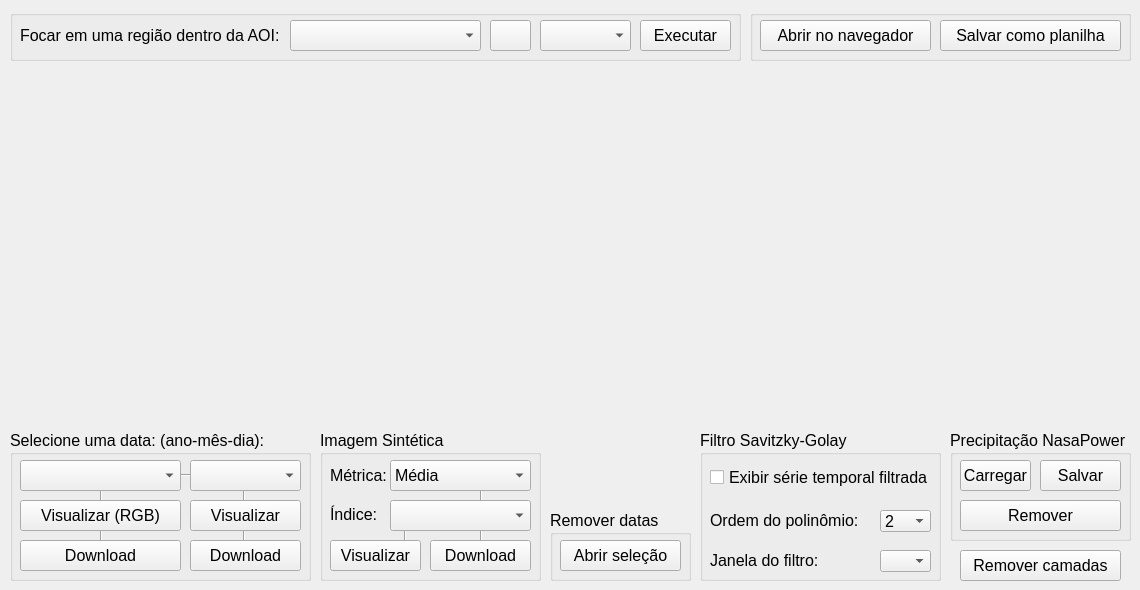
   <widget class="QWidget" name="tab_3">
    <attribute name="title">
     <string>Painel</string>
    </attribute>
    <widget class="QGroupBox" name="groupBox">
     <property name="geometry">
      <rect>
       <x>10</x>
       <y>430</y>
       <width>301</width>
       <height>151</height>
      </rect>
     </property>
     <property name="font">
      <font>
       <pointsize>12</pointsize>
      </font>
     </property>
     <property name="title">
      <string>Selecione uma data: (ano-mês-dia):</string>
     </property>
     <widget class="QLabel" name="label_23">
      <property name="geometry">
       <rect>
        <x>10</x>
        <y>20</y>
        <width>111</width>
        <height>29</height>
       </rect>
      </property>
      <property name="text">
       <string/>
      </property>
      <property name="textFormat">
       <enum>Qt::AutoText</enum>
      </property>
      <property name="scaledContents">
       <bool>false</bool>
      </property>
      <property name="wordWrap">
       <bool>false</bool>
      </property>
     </widget>
     <widget class="QLabel" name="label_26">
      <property name="geometry">
       <rect>
        <x>10</x>
        <y>20</y>
        <width>151</width>
        <height>29</height>
       </rect>
      </property>
      <property name="text">
       <string/>
      </property>
      <property name="textFormat">
       <enum>Qt::AutoText</enum>
      </property>
      <property name="scaledContents">
       <bool>false</bool>
      </property>
      <property name="wordWrap">
       <bool>false</bool>
      </property>
     </widget>
     <widget class="QComboBox" name="imagem_unica_indice">
      <property name="geometry">
       <rect>
        <x>180</x>
        <y>30</y>
        <width>111</width>
        <height>31</height>
       </rect>
      </property>
      <property name="font">
       <font>
        <pointsize>12</pointsize>
       </font>
      </property>
     </widget>
     <widget class="QPushButton" name="load_1rgb_preview">
      <property name="geometry">
       <rect>
        <x>10</x>
        <y>70</y>
        <width>161</width>
        <height>31</height>
       </rect>
      </property>
      <property name="font">
       <font>
        <pointsize>12</pointsize>
       </font>
      </property>
      <property name="text">
       <string>Visualizar (RGB)</string>
      </property>
      <property name="icon">
       <iconset>
        <normaloff>../medias/preview.png</normaloff>../medias/preview.png</iconset>
      </property>
     </widget>
     <widget class="QPushButton" name="load_1index">
      <property name="geometry">
       <rect>
        <x>180</x>
        <y>110</y>
        <width>111</width>
        <height>31</height>
       </rect>
      </property>
      <property name="font">
       <font>
        <pointsize>12</pointsize>
       </font>
      </property>
      <property name="text">
       <string>Download</string>
      </property>
      <property name="icon">
       <iconset>
        <normaloff>../medias/download.svg</normaloff>../medias/download.svg</iconset>
      </property>
     </widget>
     <widget class="QComboBox" name="dataunica">
      <property name="geometry">
       <rect>
        <x>10</x>
        <y>30</y>
        <width>161</width>
        <height>31</height>
       </rect>
      </property>
      <property name="font">
       <font>
        <pointsize>12</pointsize>
       </font>
      </property>
     </widget>
     <widget class="Line" name="line">
      <property name="geometry">
       <rect>
        <x>76</x>
        <y>50</y>
        <width>31</width>
        <height>81</height>
       </rect>
      </property>
      <property name="orientation">
       <enum>Qt::Vertical</enum>
      </property>
     </widget>
     <widget class="Line" name="line_3">
      <property name="geometry">
       <rect>
        <x>229</x>
        <y>50</y>
        <width>10</width>
        <height>91</height>
       </rect>
      </property>
      <property name="orientation">
       <enum>Qt::Vertical</enum>
      </property>
     </widget>
     <widget class="QPushButton" name="load_1rgb">
      <property name="geometry">
       <rect>
        <x>10</x>
        <y>110</y>
        <width>161</width>
        <height>31</height>
       </rect>
      </property>
      <property name="font">
       <font>
        <pointsize>12</pointsize>
       </font>
      </property>
      <property name="text">
       <string>Download</string>
      </property>
      <property name="icon">
       <iconset>
        <normaloff>../medias/download.svg</normaloff>../medias/download.svg</iconset>
      </property>
     </widget>
     <widget class="QPushButton" name="load_1index_preview">
      <property name="geometry">
       <rect>
        <x>180</x>
        <y>70</y>
        <width>111</width>
        <height>31</height>
       </rect>
      </property>
      <property name="font">
       <font>
        <pointsize>12</pointsize>
       </font>
      </property>
      <property name="text">
       <string>Visualizar</string>
      </property>
      <property name="icon">
       <iconset>
        <normaloff>../medias/preview.png</normaloff>../medias/preview.png</iconset>
      </property>
     </widget>
     <widget class="Line" name="line_2">
      <property name="geometry">
       <rect>
        <x>120</x>
        <y>40</y>
        <width>118</width>
        <height>10</height>
       </rect>
      </property>
      <property name="orientation">
       <enum>Qt::Horizontal</enum>
      </property>
     </widget>
     <zorder>line_3</zorder>
     <zorder>label_23</zorder>
     <zorder>label_26</zorder>
     <zorder>line</zorder>
     <zorder>load_1index</zorder>
     <zorder>load_1rgb_preview</zorder>
     <zorder>load_1rgb</zorder>
     <zorder>load_1index_preview</zorder>
     <zorder>line_2</zorder>
     <zorder>imagem_unica_indice</zorder>
     <zorder>dataunica</zorder>
    </widget>
    <widget class="QGroupBox" name="groupBox_2">
     <property name="geometry">
      <rect>
       <x>700</x>
       <y>430</y>
       <width>241</width>
       <height>151</height>
      </rect>
     </property>
     <property name="font">
      <font>
       <pointsize>12</pointsize>
      </font>
     </property>
     <property name="title">
      <string>Filtro Savitzky-Golay</string>
     </property>
     <widget class="QComboBox" name="filtro_grau">
      <property name="geometry">
       <rect>
        <x>180</x>
        <y>80</y>
        <width>51</width>
        <height>22</height>
       </rect>
      </property>
      <property name="font">
       <font>
        <pointsize>12</pointsize>
       </font>
      </property>
      <item>
       <property name="text">
        <string>2</string>
       </property>
      </item>
      <item>
       <property name="text">
        <string>3</string>
       </property>
      </item>
      <item>
       <property name="text">
        <string>4</string>
       </property>
      </item>
      <item>
       <property name="text">
        <string>5</string>
       </property>
      </item>
      <item>
       <property name="text">
        <string>6</string>
       </property>
      </item>
     </widget>
     <widget class="QLabel" name="label_25">
      <property name="geometry">
       <rect>
        <x>10</x>
        <y>80</y>
        <width>161</width>
        <height>21</height>
       </rect>
      </property>
      <property name="font">
       <font>
        <pointsize>12</pointsize>
       </font>
      </property>
      <property name="text">
       <string>Ordem do polinômio:</string>
      </property>
      <property name="textFormat">
       <enum>Qt::AutoText</enum>
      </property>
      <property name="scaledContents">
       <bool>false</bool>
      </property>
      <property name="wordWrap">
       <bool>false</bool>
      </property>
     </widget>
     <widget class="QCheckBox" name="QCheckBox_sav_filter">
      <property name="geometry">
       <rect>
        <x>10</x>
        <y>37</y>
        <width>221</width>
        <height>20</height>
       </rect>
      </property>
      <property name="font">
       <font>
        <pointsize>12</pointsize>
       </font>
      </property>
      <property name="text">
       <string>Exibir série temporal filtrada</string>
      </property>
     </widget>
     <widget class="QLabel" name="label_24">
      <property name="geometry">
       <rect>
        <x>10</x>
        <y>120</y>
        <width>181</width>
        <height>21</height>
       </rect>
      </property>
      <property name="font">
       <font>
        <pointsize>12</pointsize>
       </font>
      </property>
      <property name="text">
       <string>Janela do filtro:</string>
      </property>
      <property name="textFormat">
       <enum>Qt::AutoText</enum>
      </property>
      <property name="scaledContents">
       <bool>false</bool>
      </property>
      <property name="wordWrap">
       <bool>false</bool>
      </property>
     </widget>
     <widget class="QComboBox" name="window_len">
      <property name="geometry">
       <rect>
        <x>180</x>
        <y>120</y>
        <width>51</width>
        <height>22</height>
       </rect>
      </property>
      <property name="font">
       <font>
        <pointsize>12</pointsize>
       </font>
      </property>
     </widget>
    </widget>
    <widget class="QGroupBox" name="groupBox_7">
     <property name="geometry">
      <rect>
       <x>750</x>
       <y>10</y>
       <width>381</width>
       <height>51</height>
      </rect>
     </property>
     <property name="title">
      <string/>
     </property>
     <widget class="QPushButton" name="salvar">
      <property name="geometry">
       <rect>
        <x>190</x>
        <y>10</y>
        <width>181</width>
        <height>31</height>
       </rect>
      </property>
      <property name="font">
       <font>
        <pointsize>12</pointsize>
       </font>
      </property>
      <property name="text">
       <string>Salvar como planilha</string>
      </property>
      <property name="icon">
       <iconset>
        <normaloff>../medias/diskette.png</normaloff>../medias/diskette.png</iconset>
      </property>
     </widget>
     <widget class="QPushButton" name="navegador">
      <property name="geometry">
       <rect>
        <x>10</x>
        <y>10</y>
        <width>171</width>
        <height>31</height>
       </rect>
      </property>
      <property name="font">
       <font>
        <pointsize>12</pointsize>
       </font>
      </property>
      <property name="text">
       <string>Abrir no navegador</string>
      </property>
      <property name="icon">
       <iconset>
        <normaloff>../medias/open-in-browser.svg</normaloff>../medias/open-in-browser.svg</iconset>
      </property>
     </widget>
    </widget>
    <widget class="QGroupBox" name="groupBox_8">
     <property name="geometry">
      <rect>
       <x>320</x>
       <y>430</y>
       <width>221</width>
       <height>151</height>
      </rect>
     </property>
     <property name="font">
      <font>
       <pointsize>12</pointsize>
      </font>
     </property>
     <property name="title">
      <string>Imagem Sintética</string>
     </property>
     <widget class="QLabel" name="label_27">
      <property name="geometry">
       <rect>
        <x>10</x>
        <y>20</y>
        <width>111</width>
        <height>29</height>
       </rect>
      </property>
      <property name="text">
       <string/>
      </property>
      <property name="textFormat">
       <enum>Qt::AutoText</enum>
      </property>
      <property name="scaledContents">
       <bool>false</bool>
      </property>
      <property name="wordWrap">
       <bool>false</bool>
      </property>
     </widget>
     <widget class="QLabel" name="label_28">
      <property name="geometry">
       <rect>
        <x>10</x>
        <y>30</y>
        <width>91</width>
        <height>31</height>
       </rect>
      </property>
      <property name="font">
       <font>
        <pointsize>12</pointsize>
       </font>
      </property>
      <property name="text">
       <string>Métrica:</string>
      </property>
      <property name="textFormat">
       <enum>Qt::AutoText</enum>
      </property>
      <property name="scaledContents">
       <bool>false</bool>
      </property>
      <property name="wordWrap">
       <bool>false</bool>
      </property>
     </widget>
     <widget class="QComboBox" name="metrica">
      <property name="geometry">
       <rect>
        <x>70</x>
        <y>30</y>
        <width>141</width>
        <height>31</height>
       </rect>
      </property>
      <property name="font">
       <font>
        <pointsize>12</pointsize>
       </font>
      </property>
      <item>
       <property name="text">
        <string>Média</string>
       </property>
      </item>
      <item>
       <property name="text">
        <string>Mediana</string>
       </property>
      </item>
      <item>
       <property name="text">
        <string>Máximo</string>
       </property>
      </item>
      <item>
       <property name="text">
        <string>Mínimo</string>
       </property>
      </item>
      <item>
       <property name="text">
        <string>Amplitude</string>
       </property>
      </item>
      <item>
       <property name="text">
        <string>Desvio Padrão</string>
       </property>
      </item>
      <item>
       <property name="text">
        <string>Area Under Curve (AUC)</string>
       </property>
      </item>
     </widget>
     <widget class="QComboBox" name="indice_composicao">
      <property name="geometry">
       <rect>
        <x>70</x>
        <y>70</y>
        <width>141</width>
        <height>31</height>
       </rect>
      </property>
      <property name="font">
       <font>
        <pointsize>12</pointsize>
       </font>
      </property>
     </widget>
     <widget class="Line" name="line_5">
      <property name="geometry">
       <rect>
        <x>151</x>
        <y>45</y>
        <width>21</width>
        <height>71</height>
       </rect>
      </property>
      <property name="orientation">
       <enum>Qt::Vertical</enum>
      </property>
     </widget>
     <widget class="QLabel" name="label_29">
      <property name="geometry">
       <rect>
        <x>10</x>
        <y>69</y>
        <width>51</width>
        <height>31</height>
       </rect>
      </property>
      <property name="font">
       <font>
        <pointsize>12</pointsize>
       </font>
      </property>
      <property name="text">
       <string>Índice:</string>
      </property>
      <property name="textFormat">
       <enum>Qt::AutoText</enum>
      </property>
      <property name="scaledContents">
       <bool>false</bool>
      </property>
      <property name="wordWrap">
       <bool>false</bool>
      </property>
     </widget>
     <widget class="QPushButton" name="composicao_preview">
      <property name="geometry">
       <rect>
        <x>10</x>
        <y>110</y>
        <width>91</width>
        <height>31</height>
       </rect>
      </property>
      <property name="font">
       <font>
        <pointsize>12</pointsize>
       </font>
      </property>
      <property name="text">
       <string>Visualizar</string>
      </property>
      <property name="icon">
       <iconset>
        <normaloff>../medias/preview.png</normaloff>../medias/preview.png</iconset>
      </property>
     </widget>
     <widget class="QPushButton" name="composicao">
      <property name="geometry">
       <rect>
        <x>110</x>
        <y>110</y>
        <width>101</width>
        <height>31</height>
       </rect>
      </property>
      <property name="font">
       <font>
        <pointsize>12</pointsize>
       </font>
      </property>
      <property name="text">
       <string>Download</string>
      </property>
      <property name="icon">
       <iconset>
        <normaloff>../medias/download.svg</normaloff>../medias/download.svg</iconset>
      </property>
     </widget>
     <widget class="Line" name="line_6">
      <property name="geometry">
       <rect>
        <x>75</x>
        <y>70</y>
        <width>21</width>
        <height>51</height>
       </rect>
      </property>
      <property name="orientation">
       <enum>Qt::Vertical</enum>
      </property>
     </widget>
     <zorder>line_5</zorder>
     <zorder>label_27</zorder>
     <zorder>label_28</zorder>
     <zorder>metrica</zorder>
     <zorder>label_29</zorder>
     <zorder>composicao</zorder>
     <zorder>line_6</zorder>
     <zorder>composicao_preview</zorder>
     <zorder>indice_composicao</zorder>
    </widget>
    <widget class="QGroupBox" name="groupBox_4">
     <property name="geometry">
      <rect>
       <x>550</x>
       <y>510</y>
       <width>141</width>
       <height>71</height>
      </rect>
     </property>
     <property name="font">
      <font>
       <pointsize>12</pointsize>
      </font>
     </property>
     <property name="title">
      <string>Remover datas</string>
     </property>
     <widget class="QPushButton" name="datasrecorte">
      <property name="geometry">
       <rect>
        <x>10</x>
        <y>30</y>
        <width>121</width>
        <height>31</height>
       </rect>
      </property>
      <property name="font">
       <font>
        <pointsize>12</pointsize>
       </font>
      </property>
      <property name="text">
       <string>Abrir seleção</string>
      </property>
      <property name="icon">
       <iconset>
        <normaloff>../medias/icons8-calendário-50.png</normaloff>../medias/icons8-calendário-50.png</iconset>
      </property>
     </widget>
    </widget>
    <widget class="QPushButton" name="clear_raster">
     <property name="geometry">
      <rect>
       <x>960</x>
       <y>550</y>
       <width>161</width>
       <height>31</height>
      </rect>
     </property>
     <property name="font">
      <font>
       <pointsize>12</pointsize>
      </font>
     </property>
     <property name="text">
      <string>Remover camadas</string>
     </property>
    </widget>
    <widget class="QGroupBox" name="groupBox_29">
     <property name="geometry">
      <rect>
       <x>950</x>
       <y>430</y>
       <width>181</width>
       <height>111</height>
      </rect>
     </property>
     <property name="font">
      <font>
       <pointsize>12</pointsize>
      </font>
     </property>
     <property name="title">
      <string>Precipitação NasaPower</string>
     </property>
     <widget class="QPushButton" name="nasapower">
      <property name="geometry">
       <rect>
        <x>10</x>
        <y>30</y>
        <width>71</width>
        <height>31</height>
       </rect>
      </property>
      <property name="font">
       <font>
        <pointsize>12</pointsize>
       </font>
      </property>
      <property name="text">
       <string>Carregar</string>
      </property>
     </widget>
     <widget class="QPushButton" name="clear_nasa">
      <property name="geometry">
       <rect>
        <x>10</x>
        <y>70</y>
        <width>161</width>
        <height>31</height>
       </rect>
      </property>
      <property name="font">
       <font>
        <pointsize>12</pointsize>
       </font>
      </property>
      <property name="text">
       <string>Remover</string>
      </property>
     </widget>
     <widget class="QPushButton" name="salvar_nasa">
      <property name="geometry">
       <rect>
        <x>90</x>
        <y>30</y>
        <width>81</width>
        <height>31</height>
       </rect>
      </property>
      <property name="font">
       <font>
        <pointsize>12</pointsize>
       </font>
      </property>
      <property name="text">
       <string>Salvar</string>
      </property>
      <property name="icon">
       <iconset>
        <normaloff>../medias/diskette.png</normaloff>../medias/diskette.png</iconset>
      </property>
     </widget>
    </widget>
    <widget class="QGroupBox" name="groupBox_23">
     <property name="geometry">
      <rect>
       <x>10</x>
       <y>10</y>
       <width>731</width>
       <height>51</height>
      </rect>
     </property>
     <property name="font">
      <font>
       <pointsize>12</pointsize>
      </font>
     </property>
     <property name="title">
      <string/>
     </property>
     <widget class="QComboBox" name="vector_layer_combobox_3">
      <property name="geometry">
       <rect>
        <x>280</x>
        <y>10</y>
        <width>191</width>
        <height>31</height>
       </rect>
      </property>
      <property name="font">
       <font>
        <pointsize>12</pointsize>
       </font>
      </property>
     </widget>
     <widget class="QPushButton" name="update_vector_3">
      <property name="geometry">
       <rect>
        <x>480</x>
        <y>10</y>
        <width>41</width>
        <height>31</height>
       </rect>
      </property>
      <property name="font">
       <font>
        <pointsize>12</pointsize>
       </font>
      </property>
      <property name="text">
       <string/>
      </property>
      <property name="icon">
       <iconset>
        <normaloff>../medias/refresh-3104.png</normaloff>../medias/refresh-3104.png</iconset>
      </property>
     </widget>
     <widget class="QLabel" name="label_13">
      <property name="geometry">
       <rect>
        <x>10</x>
        <y>15</y>
        <width>261</width>
        <height>21</height>
       </rect>
      </property>
      <property name="font">
       <font>
        <pointsize>12</pointsize>
       </font>
      </property>
      <property name="text">
       <string>Focar em uma região dentro da AOI:</string>
      </property>
     </widget>
     <widget class="QPushButton" name="loadtimeseries_2">
      <property name="enabled">
       <bool>true</bool>
      </property>
      <property name="geometry">
       <rect>
        <x>630</x>
        <y>10</y>
        <width>91</width>
        <height>31</height>
       </rect>
      </property>
      <property name="font">
       <font>
        <pointsize>12</pointsize>
       </font>
      </property>
      <property name="text">
       <string>Executar</string>
      </property>
      <property name="icon">
       <iconset>
        <normaloff>../medias/icons8-reproduzir-50.png</normaloff>../medias/icons8-reproduzir-50.png</iconset>
      </property>
     </widget>
     <widget class="QComboBox" name="series_indice_3">
      <property name="geometry">
       <rect>
        <x>530</x>
        <y>10</y>
        <width>91</width>
        <height>31</height>
       </rect>
      </property>
      <property name="font">
       <font>
        <pointsize>12</pointsize>
       </font>
      </property>
     </widget>
    </widget>
    <zorder>groupBox</zorder>
    <zorder>groupBox_2</zorder>
    <zorder>groupBox_8</zorder>
    <zorder>groupBox_4</zorder>
    <zorder>clear_raster</zorder>
    <zorder>groupBox_29</zorder>
    <zorder>groupBox_7</zorder>
    <zorder>groupBox_23</zorder>
   </widget>
